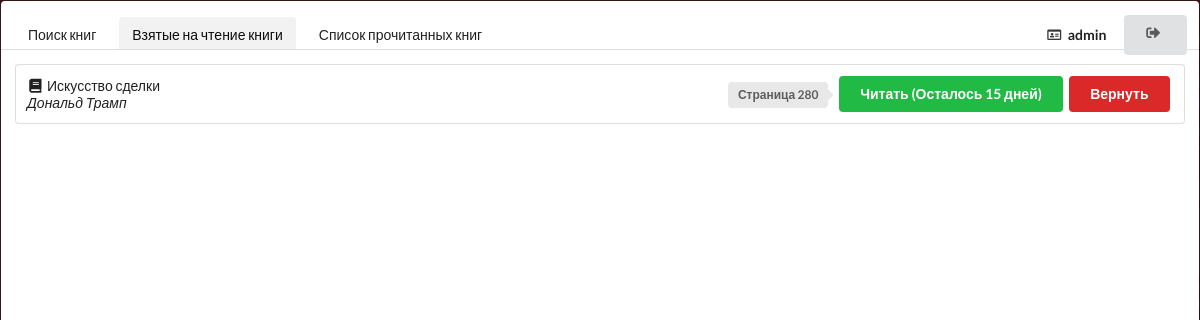
The page /main/ (signed in) on the database its author committed.
### Books/models.py (models this page shows)
class ReadingList(models.Model):
    user_id = models.ForeignKey(User, on_delete=models.CASCADE)
    book_id = models.ForeignKey(Book, on_delete=models.CASCADE)
    days = models.IntegerField()
    last_page = models.IntegerField()

class Book(models.Model):
    title = models.CharField(max_length=50, help_text="Название книги")
    author = models.CharField(max_length=50, help_text="Автор книги")
    cover = models.ImageField(upload_to="covers")
    pdf = models.FileField(upload_to="pdf")
    count = models.IntegerField()

### Books/views.py (the view)
# urls.py: path('', views.Reading, name='main'),
def Reading(request):
    if request.user.is_authenticated:
        current_user = request.user
        reading = ReadingList.objects.all().filter(user_id=current_user)
        return render(request, 'Books/main.html', {'reading': reading})
    else:
        return HttpResponseRedirect("/login")

### Books/templates/Books/main.html (shortened to what this page needs)
{% extends 'Books/base.html' %}
{% block panel %}
<a class="item" href="/main/search">
    Поиск книг
</a>
<a class="active item">
    Взятые на чтение книги
</a>
<a class="item" href="/main/completed">
    Список прочитанных книг
</a>
<div class="right menu">
    <a class="item">
        <i class="id card outline icon"></i> <b>{{ user.username }}</b>
    </a>
    <div class="ui vertical animated button" id="logoutButton" tabindex="0">
        <div class="visible content">
            <i class="sign out icon"></i>
        </div>
    </div>
</div>
{% endblock %}
{% block table_content %}
{% if reading %}
{% for read in reading %}
<tr>
    <td class="special collapsing">
        <div class="bookTitle"
            data-html="<div class='header'></div><div class='content'><img class='ui small image' src='{{ read.book_id.cover.url }}'>"
            data-position="bottom right"><i class="book icon"></i>{{ read.book_id.title }}</div>
        <i>{{ read.book_id.author }}</i>
    </td>
    <td class="right aligned collapsing">
        <div class="ui right pointing label">Страница {{read.last_page}}</div>
        <div class="ui green button reading {{ read.id }}">Читать (Осталось {{ read.days }} дней)</div>
        <button class="ui red button delete {{ read.id }}">
            Вернуть
        </button>
    </td>
</tr>
{% endfor %}
{% else %}
Вы не читаете ни одной книги, <a href="/main/search/">перейти в каталог</a>
{% endif %}
{% endblock %}

### Books/templates/Books/base.html (style rules this page uses)
body { background-color: #DADADA; }

### rows shown on the page
ReadingList: book_id "Искусство сделки", book_id.author "Дональд Трамп", last_page "280", days "15"

### other values the page prints
{{ user.username }} "admin"
